Frame 1 (no input): blank canvas, image omitted
Frame 60 (the mouse pressed at the canvas centre just before this capture): blank canvas, image omitted
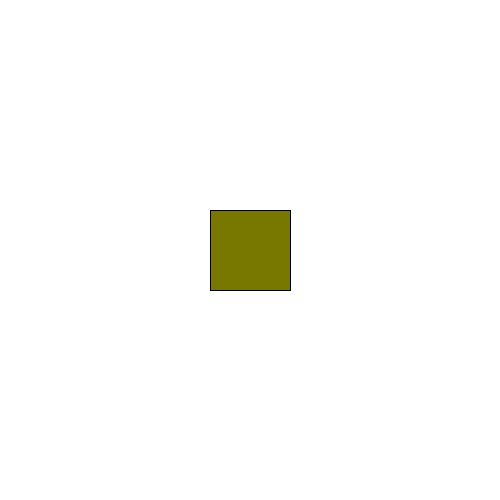
Frame 120 (the mouse held since frame 60 and released just before this capture)

The Processing sketch whose frames 1 and 60 were blank and that drew this single picture after the mouse press (run headless with seeded random() and noise(); from frame 60 on, the mouse is pressed at the canvas centre):

// Processing sketch: processing_23980
// ── processing_23980.pde

class rct{
  int X1;
  int Y1;
  rct(int X,int Y) {
    X1 = X + 10;
    Y1 = Y + 10;
  }
  private 
  void sqr() {
    if(mouseX>X1&&mouseX<(X1+80)&&mouseY>Y1&&mouseY<(Y1+80)){
      fill((mouseX-X1)*3,(mouseY-Y1)*3,0);
      int a = X1;
      int b = Y1;
      rect (a,b,80,80);
    }
  }
}

void setup(){
  size (500,500);
  background(255,255,255);
}

void draw(){
  rct one = new rct(0,0);
  one.sqr();
  rct two = new rct(100,0);
  two.sqr();
  rct three = new rct(200,0);
  three.sqr();
  rct four = new rct(300,0);
  four.sqr();
  rct five = new rct(400,0);
  five.sqr();
  rct one1 = new rct(0,100);
  one1.sqr();
  rct two1 = new rct(100,100);
  two1.sqr();
  rct three1 = new rct(200,100);
  three1.sqr();
  rct four1 = new rct(300,100);
  four1.sqr();
  rct five1 = new rct(400,100);
  five1.sqr();
  rct one2 = new rct(0,200);
  one2.sqr();
  rct two2 = new rct(100,200);
  two2.sqr();
  rct three2 = new rct(200,200);
  three2.sqr();
  rct four2 = new rct(300,200);
  four2.sqr();
  rct five2 = new rct(400,200);
  five2.sqr();
  rct one3 = new rct(0,300);
  one3.sqr();
  rct two3 = new rct(100,300);
  two3.sqr();
  rct three3 = new rct(200,300);
  three3.sqr();
  rct four3 = new rct(300,300);
  four3.sqr();
  rct five3 = new rct(400,300);
  five3.sqr();
  rct one4 = new rct(0,400);
  one4.sqr();
  rct two4 = new rct(100,400);
  two4.sqr();
  rct three4 = new rct(200,400);
  three4.sqr();
  rct four4 = new rct(300,400);
  four4.sqr();
  rct five4 = new rct(400,400);
  five4.sqr();
}
